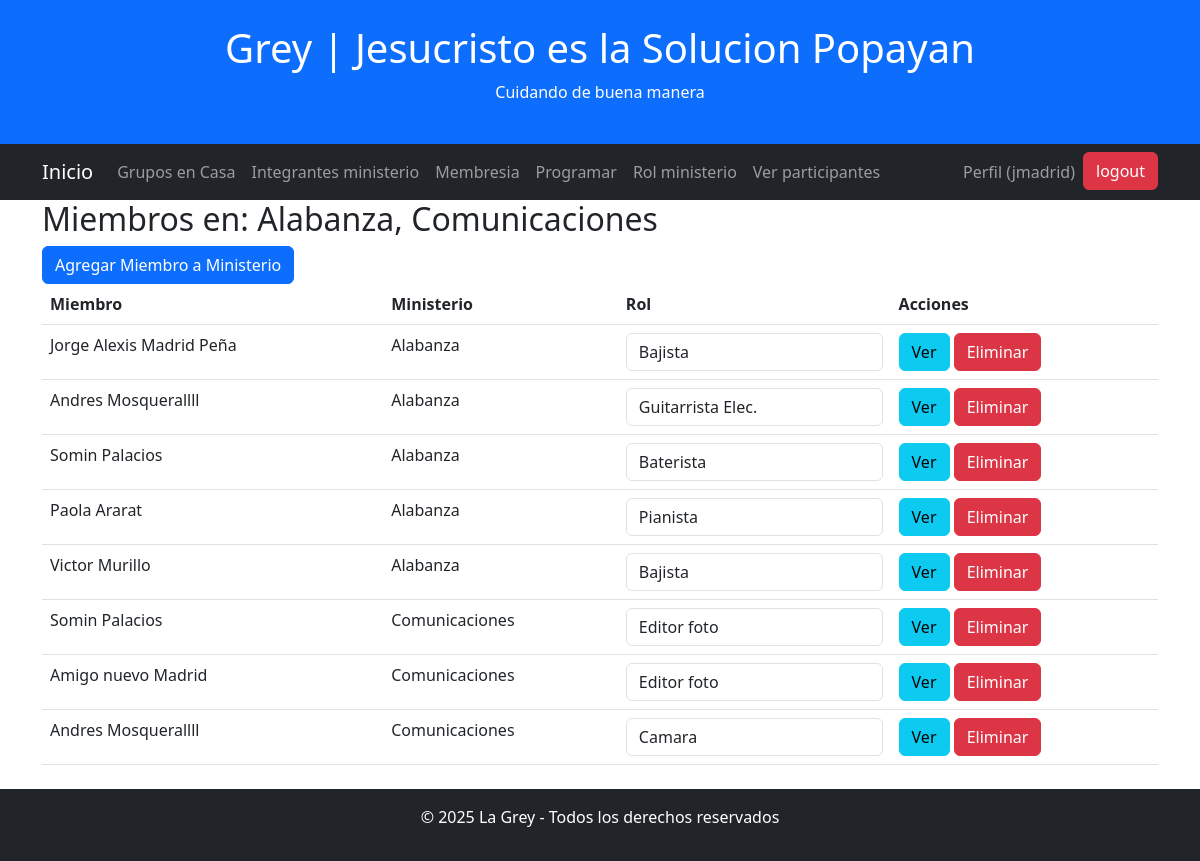
Page /miembros-ministerio/ (signed in) on the committed database.
### base/models.py (models this page shows, shortened)
class Iglesia(models.Model):
    nombre = models.CharField(max_length=200)
    descripcion = models.TextField(null=True,
                                   blank=True)
    direccion = models.TextField(null=True, blank=True)
    telefono = models.CharField(max_length=50, null=True, blank=True)
    correo = models.CharField(max_length=100, null=True, blank=True)
    pastor = models.CharField(max_length=100, null=True, blank=True)
    activa = models.BooleanField(default=True)
    creado = models.DateTimeField(auto_now_add=True)
    def __str__(self):
        return self.nombre
    class Meta:
        ordering = ['nombre']

class Ministerio(models.Model):
    descripcion = models.CharField(max_length=200)
    observacion = models.TextField(null=True,
                                   blank=True)
    creado = models.DateTimeField(auto_now_add=True)
    id_usuario = models.ForeignKey(User, on_delete=models.CASCADE,
                                 null=False,
                                 blank=True)
    def __str__(self):
        return self.descripcion
    class Meta:
        ordering = ['descripcion']

class Miembro_ministerio(models.Model):
    id_ministerio = models.ForeignKey(Ministerio, on_delete=models.CASCADE,
                                 null=False,
                                 blank=True)
    id_miembro = models.ForeignKey(Miembro, on_delete=models.CASCADE,
                                 null=False,
                                 blank=True)
    id_rol_ministerio = models.ForeignKey(Rol_ministerio, on_delete=models.CASCADE,
                                 null=False,
                                 blank=True)
    creado = models.DateTimeField(auto_now_add=True)

class Miembro(models.Model):
    iglesia = models.ForeignKey(Iglesia, on_delete=models.CASCADE)
    nombre = models.CharField(max_length=100)
    apellido = models.CharField(max_length=100)
    identificacion = models.CharField(max_length=100)
    celular = models.CharField(null=True, max_length=12)
    correo = models.CharField(null=True, max_length=100)
    telefono = models.CharField(max_length=15, blank=True, null=True)
    fecha_nacimiento = models.DateField(blank=True, null=True)
    activo = models.BooleanField(default=True)
    observacion = models.TextField(null=True,
                                       blank=True)
    observacion = models.TextField(null=True,
                                       blank=True)
    creado = models.DateTimeField(auto_now_add=True)
    class Meta:
        ordering = ['nombre']

class Rol_ministerio(models.Model):
    id_ministerio = models.ForeignKey(Ministerio, on_delete=models.CASCADE,
                                 null=False,
                                 blank=True, related_name="roles_disponibles")
    descripcion = models.CharField(max_length=200)

### base/views.py (the view)
# urls.py: path('miembros-ministerio/', MiembroMinisterioListView.as_view(), name='miembro-ministerio-list'),
class MiembroMinisterioListView(LoginRequiredMixin, ListView):
    model = Miembro_ministerio
    template_name = 'miembros_ministerio/miembro_ministerio_list.html'
    context_object_name = 'miembros_ministerios'
    def get_queryset(self):
        ministerios_usuario = Ministerio.objects.filter(id_usuario=self.request.user)
        return Miembro_ministerio.objects.filter(id_ministerio__in=ministerios_usuario).select_related('id_ministerio', 'id_rol_ministerio')
    def get_context_data(self, **kwargs):
        context = super().get_context_data(**kwargs)
        context['ministerios'] = Ministerio.objects.filter(id_usuario=self.request.user).prefetch_related('roles_disponibles')
        context['ministerios_user'] = Ministerio.objects.filter(id_usuario=self.request.user)
        usuario_iglesia = get_object_or_404(Usuario_iglesia, id_usuario=self.request.user)
        iglesia = usuario_iglesia.id_iglesia
        context['iglesia'] = iglesia
        context['usuario_iglesia'] = usuario_iglesia
        return context

### base/templates/miembros_ministerio/miembro_ministerio_list.html (shortened to what this page needs)
{% extends 'principal.html' %}
{% block content %}
<h2>Miembros en: {{ ministerios_user|join:", " }}</h2>
<a href="{% url 'miembro-ministerio-create' %}" class="btn btn-primary">Agregar Miembro a Ministerio</a>
<table class="table">
    <thead>
        <tr>
            <th>Miembro</th>
            <th>Ministerio</th>
            <th>Rol</th>
            <th>Acciones</th>
        </tr>
    </thead>
    <tbody>
        {% for miembro in miembros_ministerios %}
        <tr>
            <td> {{ miembro.id_miembro.nombre }} {{ miembro.id_miembro.apellido }}</td>
            <td>{{ miembro.id_ministerio.descripcion }}</td>
            <td>
                <select class="form-control rol-selector" data-miembro="{{ miembro.id_miembro.id }}" data-ministerio="{{ miembro.id_ministerio.id }}">
                     {% for rol in miembro.id_ministerio.roles_disponibles.all %}
                        <option value="{{ rol.id }}" {% if miembro.id_rol_ministerio.id == rol.id %}selected{% endif %}>
                            {{ rol.descripcion }}
                        </option>
                    {% endfor %}
                </select>
            </td>
            <td>
                <a href="{% url 'miembro-ministerio-detail' miembro.pk %}" class="btn btn-info">Ver</a>
                <a href="{% url 'miembro-ministerio-delete' miembro.pk %}" class="btn btn-danger">Eliminar</a>
            </td>
        </tr>
        {% empty %}
        <tr>
            <td colspan="4">No hay miembros en tus ministerios.</td>
        </tr>
        {% endfor %}
    </tbody>
</table>
{% endblock content %}

### base/templates/principal.html (shortened to what this page needs)
<!DOCTYPE html>
<html lang="es">
<head>
 <link rel="stylesheet" href="https://cdn.jsdelivr.net/npm/flatpickr/dist/flatpickr.min.css">
    <link href="https://cdn.jsdelivr.net/npm/select2@4.0.13/dist/css/select2.min.css" rel="stylesheet" />
    <link rel="stylesheet" href="https://cdn.jsdelivr.net/npm/bootstrap@5.3.0/dist/css/bootstrap.min.css">
<link rel="stylesheet" href="https://unpkg.com/leaflet@1.9.4/dist/leaflet.css" />
</head>
<body>
    <header class="bg-primary text-white text-center py-4">
        <h1>Grey | {{iglesia}}</h1>
        <p>Cuidando de buena manera</p>
    </header>
    <nav class="navbar navbar-expand-lg navbar-dark bg-dark">
        <div class="container">
            <a class="navbar-brand" href="{% url 'menu_principal' %}">Inicio</a>
            <div class="collapse navbar-collapse" id="navbarNav">
                <ul class="navbar-nav me-auto">
                    {% if usuario_iglesia.superusuario %}
                    <li class="nav-item" ><a  class="nav-link" href="{% url 'grupo-casa-list' %}">Grupos en Casa</a> </li>
                    <li class="nav-item" ><a class="nav-link" href="{% url 'ministerio-list' %}">Ministerio </a> </li>
                    <li class="nav-item" ><a  class="nav-link" href="{% url 'miembro-list' %}">Membresia </a> </li>
                     <li class="nav-item" ><a  class="nav-link" href="{% url 'servicios' %}">Servicios </a> </li>
                    <li class="nav-item" ><a class="nav-link"  href="{% url 'servicios' %}">Ver proramados </a> </li>
                   <li class="nav-item" >----------- </li>
                   <li class="nav-item" ><a  class="nav-link" href="{% url 'miembro-ministerio-list' %}">Integrantes ministerio</a> </li>
                     <li class="nav-item" ><a  class="nav-link" href="{% url 'servicios' %}">Programar</a> </li>
                     <li class="nav-item" ><a class="nav-link"  href="{% url 'rol_ministerio_list' %}">Rol ministerio</a> </li>
                    <li class="nav-item" > <a class="nav-link"  href="{% url 'participantes_por_servicio' %}" class="btn btn-info">  Ver Participantes</a></li>
                    {% else %}
                    <li class="nav-item" ><a  class="nav-link" href="{% url 'grupo-casa-list' %}">Grupos en Casa</a> </li>
                    <li class="nav-item" ><a  class="nav-link" href="{% url 'miembro-ministerio-list' %}">Integrantes ministerio</a> </li>
                    <li class="nav-item" ><a  class="nav-link" href="{% url 'miembro-list' %}">Membresia</a> </li>
                     <li class="nav-item" ><a  class="nav-link" href="{% url 'servicios' %}">Programar </a> </li>
                     <li class="nav-item" ><a class="nav-link"  href="{% url 'rol_ministerio_list' %}">Rol ministerio</a> </li>
                    <li class="nav-item" > <a class="nav-link"  href="{% url 'participantes_por_servicio' %}" class="btn btn-info">  Ver participantes</a></li>
                    {% endif %}
                </ul>
                <ul class="navbar-nav">
                        <li class="nav-item">
                            <a class="nav-link" href="">Perfil ({{ user.username }})</a>
                        </li>
                    {% if request.user.is_authenticated %}
                            <form method="post" action="{% url 'logout' %}">
                                <button  class="btn btn-danger" type="submit">logout</button>
                            </form>
                        {% else %}
                             <a href="{% url 'login' %}">Ingresar </a>
                        {% endif %}
                </ul>
            </div>
        </div>
    </nav>
    <div class="container">
        {% block content %}
        {% endblock content %}
    </div>
    <footer class="bg-dark text-white text-center py-3 mt-4">
        <p>&copy; 2025 La Grey - Todos los derechos reservados</p>
    </footer>
</body>
</html>

### rows in the picture
Iglesia: nombre "Jesucristo es la Solucion Popayan"
Ministerio: descripcion.descripcion "Alabanza, Comunicaciones"
Miembro_ministerio: id_miembro.nombre "Jorge Alexis", id_miembro.apellido "Madrid Peña", id_ministerio.descripcion "Alabanza", id_rol_ministerio+id_ministerio+id_miembro "Bajista"
Miembro_ministerio: id_miembro.nombre "Andres", id_miembro.apellido "Mosquerallll", id_ministerio.descripcion "Alabanza", id_rol_ministerio+id_ministerio+id_miembro "Guitarrista Elec."
Miembro_ministerio: id_miembro.nombre "Somin", id_miembro.apellido "Palacios", id_ministerio.descripcion "Alabanza", id_rol_ministerio+id_ministerio+id_miembro "Baterista"
Miembro_ministerio: id_miembro.nombre "Paola", id_miembro.apellido "Ararat", id_ministerio.descripcion "Alabanza", id_rol_ministerio+id_ministerio+id_miembro "Pianista"
Miembro_ministerio: id_miembro.nombre "Victor", id_miembro.apellido "Murillo", id_ministerio.descripcion "Alabanza", id_rol_ministerio+id_ministerio+id_miembro "Bajista"
Miembro_ministerio: id_miembro.nombre "Somin", id_miembro.apellido "Palacios", id_ministerio.descripcion "Comunicaciones", id_rol_ministerio+id_ministerio+id_miembro "Editor foto"
Miembro_ministerio: id_miembro.nombre "Amigo nuevo", id_miembro.apellido "Madrid", id_ministerio.descripcion "Comunicaciones", id_rol_ministerio+id_ministerio+id_miembro "Editor foto"
Miembro_ministerio: id_miembro.nombre "Andres", id_miembro.apellido "Mosquerallll", id_ministerio.descripcion "Comunicaciones", id_rol_ministerio+id_ministerio+id_miembro "Camara"

### other values in the picture
{{ user.username }} "jmadrid"
